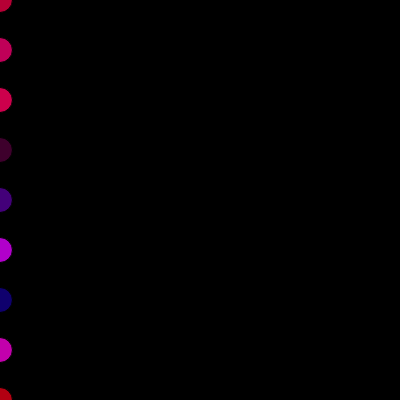
Frame 1 (no input)
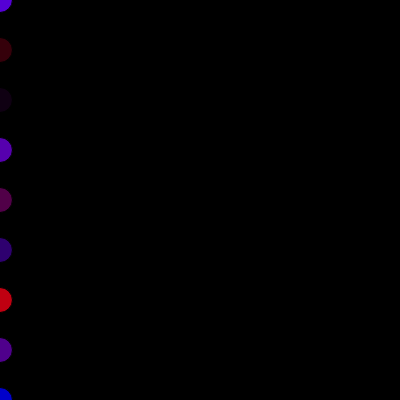
Frame 60 (no input)
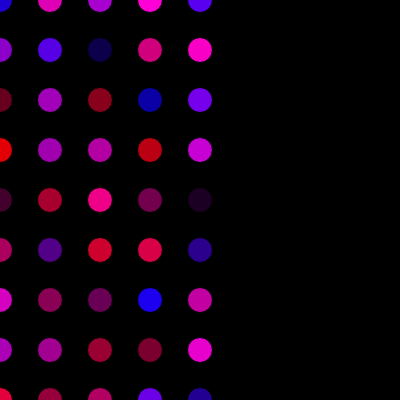
Frame 120 (the mouse pressed at the canvas centre since frame 60)

The p5.js sketch that drew these frames (run headless with seeded random() and noise() and a simulated clock; from frame 60 on, the mouse is pressed at the canvas centre):

// p5.js sketch
// ── sketch.js
var offset = 0;
var x;
var y;


function setup() {
    createCanvas(400,400);
    
  
}

function draw() {
  background(0);
 var x =0;
 
//twoseperateloops 
 
for(var x =0; x <=mouseX; x=x+50){
    for(var y =0; y <=height; y=y+50){

    fill(random(255),0,random(255));
     ellipse(x,y,25,25);
 }
    
}
      

}
